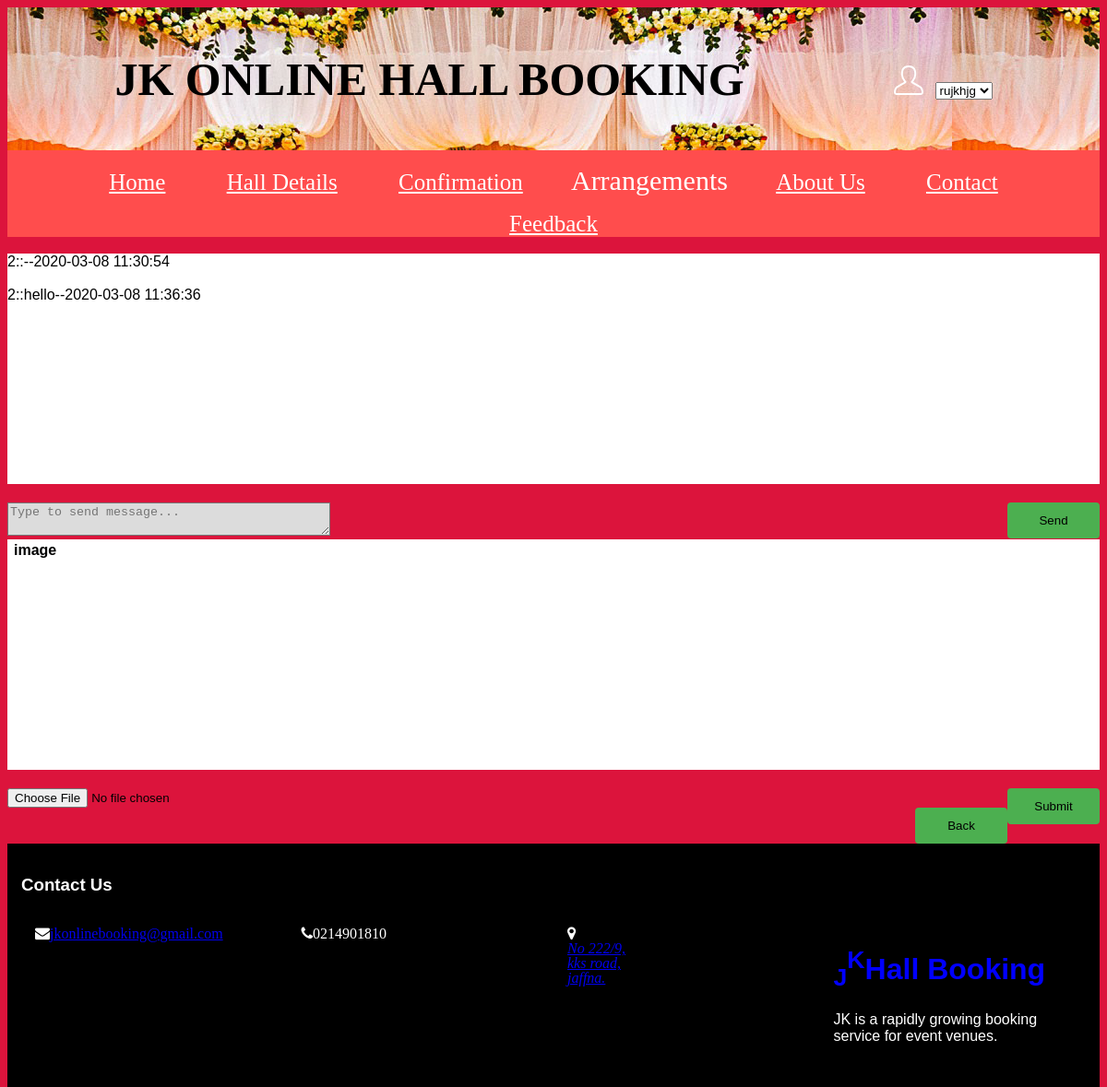
The page /hotel1/chat3.php (signed in) on the database its author committed.
### tables this page shows
CREATE TABLE IF NOT EXISTS `chat` (
  `id` int(11) NOT NULL AUTO_INCREMENT,
  `CustomerID` int(11) NOT NULL,
  `mgs` varchar(500) NOT NULL,
  `date` timestamp NOT NULL DEFAULT current_timestamp(),
  PRIMARY KEY (`id`),
  KEY `CustomerID` (`CustomerID`)
);

### hotel1/chat3.php (the view, shortened to what this page needs)
<!DOCTYPE html>
<html>
<head>
	<link rel="stylesheet" href="https://cdnjs.cloudflare.com/ajax/libs/font-awesome/4.7.0/css/font-awesome.min.css">
</head>
<body>
<div class="header col-12">
	<h1 style="font-family:Papyrus">JK ONLINE HALL BOOKING <?php  if (isset($_SESSION['CustomerID'])) {
                             $row= $_SESSION['fname'];}  ?>
                              <img src="Images/user.png" style="padding-top:5px;margin-left:150px;">
                           <select name="forma" onchange="location=this.value;">
                          <option value=""> <a class="navbar-brand" href=" " style="color:Red;margin-left:150px;"><?php echo $row; ?></a></option>
                          </select></h1>
		</div>
		<nav class="navbar navbar-light" style="background-color:#16242D;">
										<div class="menu" style="font-family:navfont; font-color:White;">
												<div id="navcontent">
												<br>
													<a class="navbar-brand" style="color:White;" href="home_cus.php">Home</a>
													<a class="navbar-brand" style="color:White;" href="halldetails_cus.php">Hall Details</a>
													<a class="navbar-brand" style="color:White;" href="Confirmation.php">Confirmation</a>
													<div class="dropdown">
													<button class="dropbtn" style=" font-family:Times New Roman;">Arrangements</button>
														</div>
													<a class="navbar-brand" style="color:White;" href="aboutus_cus.php">About Us</a>
												    <a class="navbar-brand" href="contact_cus.php" style="color:White;">Contact</a>
													<a class="navbar-brand" style="color:White;" href="feedback.php">Feedback</a>
													<br>
		</nav>
										<br>
<div id="main">
<div class="output">
<?php
$id=$_SESSION['CustomerID'];
$sql = "SELECT*FROM chat where CustomerId=$id";
include 'db.con.php';
$result = $conn->query($sql);
if($result->num_rows>0)
{
	while($row = $result-> fetch_assoc()){
		echo "" .$row["CustomerID"]."","::".$row["mgs"]."--".$row["date"]."<br>";
		echo "<br>";
}
}
else
{
	echo "0 results";
}
?>
</div>
<form method="post" action="send.php">
<textarea name="mgs" placeholder="Type to send message..." class="form-control"></textarea>
<input type="submit" value ="Send">
</form>
<div class="output">
<div class="row  w3-margin" >
							<table class="table table-striped table-bordered" id="example">
								<thead>
									<tr>
									<th></th>
										<th>image</th>
									</tr>
								</thead>
							</table>
							</div>
							</div>
<div class>
<form method="post" action="upload.php" enctype="multipart/form-data">
<input type="file" name="file">
<input  type="submit" name="submit">
</form>
<?php
echo "<form action='newcus_mealg.php' method='post' id='id'>";
echo" <input type='submit' value='Back' name='submit'>";
echo "</form>";
?>
		<div class="footer col-12">
	<div class="wrapper">
	<h3>Contact Us</h3>
	<div calss="Media">
	<div class="col-3">
	<i class="fa fa-envelope" aria-hidden="true"><a href="https://mail.google.com">jkonlinebooking@gmail.com</a></i></div>
    	<div class="col-3">
	<i class="fa fa-phone" aria-hidden="true">0214901810</i></div>
		<div class="col-3">
    <i class="fa fa-map-marker" aria-hidden="true"><a href="https://www.google.lk/maps/place/Jaffna-Kankesanturai+Rd/@9.7386927,80.0222913,17z/data=!3m1!4b1!4m5!3m4!1s0x3affab4a55b614ef:0x4b8d9f0d125176db!8m2!3d9.7386927!4d80.02448"><address>No 222/9,<br>kks road,<br> jaffna.</address></a></i></div>
<div class="col-3">
<h1 style="text-shadow: 3px 2px black;color:blue;,font-family:Book Antiqua,font-size:100"><sub>J</sub><sup>K</sup>Hall Booking</h1>
<p>JK is a rapidly growing booking service for event venues.</p>
</div>
</div>
</div>
</body>
</html>

### hotel1/chat3.php (style rules this page uses)
.output { background-color:white; box-shado:0px 1px 1px #000; height:250px; margin-bottom:20px; overflow:scroll; }
input[type=submit] { width:100px; box-sizing:border-box; border:4px solid #6495ed; border-radius:4px; }
textarea { background-color:#dcdcdc; width:350px; }
body { background-color:#dc143c; }
.footer { background-color: black; padding: 10px; text-align: left; color: white; }
* { box-sizing: border-box; }
.header::after { content: ""; clear: both; display: table; }
[class*="col-"] { float: left; padding: 15px; }
.col-3 { width: 25%; }
.col-12 { width: 100%; }
.header { background-image:url("b.jpg");; text-decoration: none; font-family:Broadway; color:black; font-size:25px; text-align:center; }
.menu { background-color:#ff4d4d; text-decoration: none; font-family:Times New Roman; color:white; font-size:25px; text-align:center; }
.navbar-brand { padding:30px; }
body { font-family: Verdana, sans-serif; }
.row:after { content: ""; display: table; clear: both; }
input[type=submit] { background-color: #4CAF50; color: black; padding: 12px 20px; border: none; border-radius: 4px; cursor: pointer; float: right; }
.dropbtn { background-color: #ff4d4d; color: white; padding: 16px; font-size: 30px; border: none; font-family:Times New Roman; }
.dropdown { position: relative; display: inline-block; }

### rows shown on the page
chat: CustomerID "2", date "2020-03-08 11:30:54"
chat: CustomerID "2", mgs "hello", date "2020-03-08 11:36:36"
